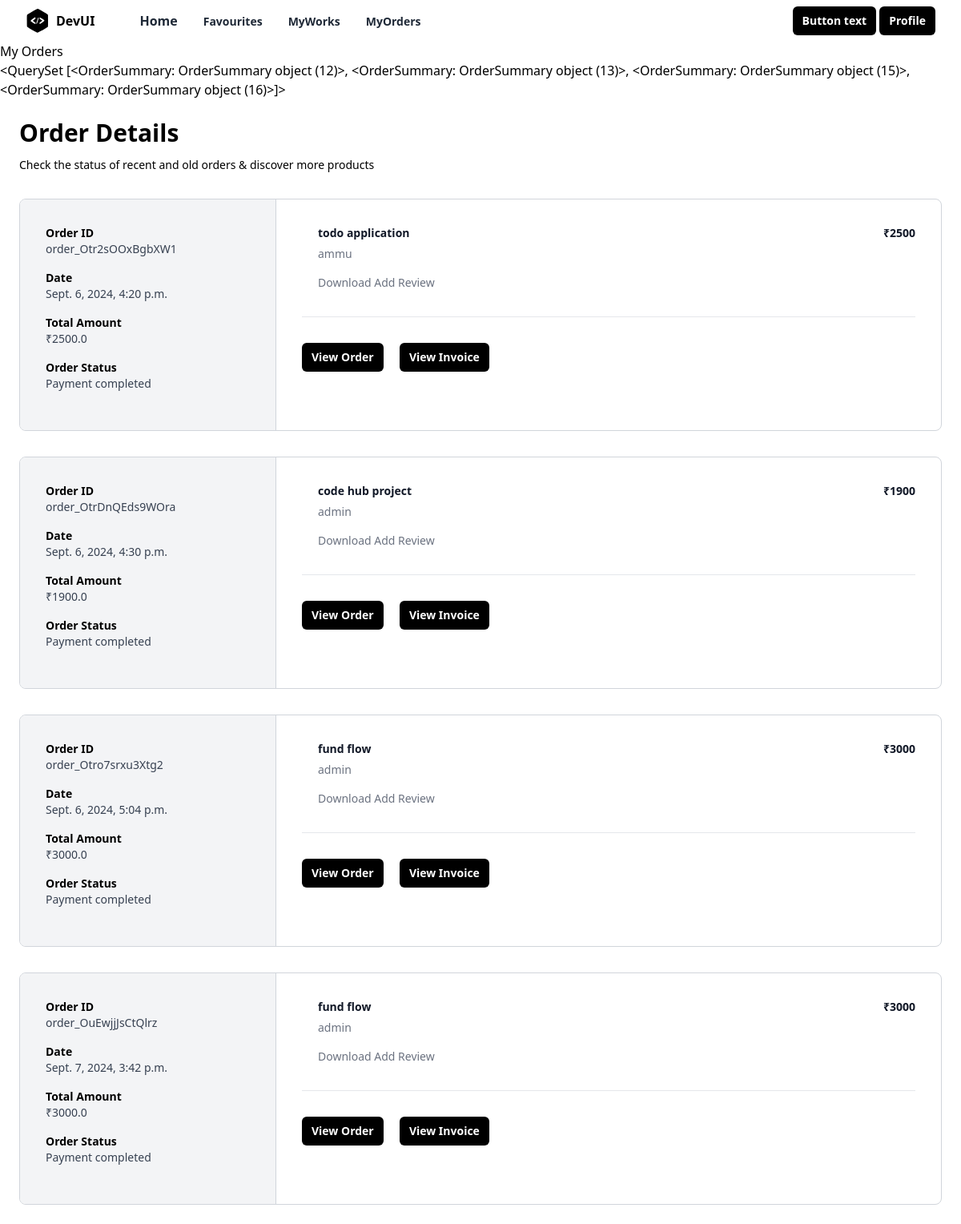
/order/summary/ (signed in), run on the app's committed database.
### store/models.py (models this page shows, shortened)
class OrderSummary(models.Model):
    user_object=models.ForeignKey(User,on_delete=models.CASCADE,related_name="orders")
    project_object=models.ManyToManyField(Project)
    order_id=models.CharField(max_length=100,null=True)
    is_paid=models.BooleanField(default=False)
    created_date=models.DateTimeField(auto_now_add=True)
    updated_date=models.DateTimeField(auto_now=True)
    is_active=models.BooleanField(default=True)
    total=models.FloatField(null=True)

class Project(models.Model):
    title=models.CharField(max_length=100)
    description=models.TextField()
    tag_objects=models.ManyToManyField(Tag)
    owner=models.ForeignKey(User,on_delete=models.CASCADE,related_name="projects")
    thumbnail=EmbedVideoField()
    price=models.PositiveIntegerField()
    files=models.FileField(upload_to="projects",null=True)
    created_date=models.DateTimeField(auto_now_add=True)
    updated_date=models.DateTimeField(auto_now=True)
    is_active=models.BooleanField(default=True)

### store/views.py (the view)
# urls.py: path('order/summary/',views.MyPurchaseView.as_view(),name="order-summary"),
class MyPurchaseView(View):
    model=OrderSummary
    context_object_name="orders"
    def get(self,request,*args,**kwargs):
        qs=OrderSummary.objects.filter(user_object=request.user,is_paid=True).order_by('created_date')
        return render(request,"store/order_summary.html",{"orders":qs})

### store/templates/store/order_summary.html (shortened to what this page needs)
{%extends 'store/base.html'%}
{%load embed_video_tags %}
{%block main_block%}
<h3>My Orders</h3>
{{orders}}
<div class="mx-auto my-4 max-w-6xl px-2 md:my-6 md:px-0">
    <h2 class="text-3xl font-bold">Order Details</h2>
    <div class="mt-3 text-sm">
      Check the status of recent and old orders &amp; discover more products
    </div>
    {%for o in orders%}
    <div class="mt-8 flex flex-col overflow-hidden rounded-lg border border-gray-300 md:flex-row">
        <div class="w-full border-r border-gray-300 bg-gray-100 md:max-w-xs">
          <div class="p-8">
            <div class="grid grid-cols-2 sm:grid-cols-4 md:grid-cols-1">
              <div class="mb-4">
                <div class="text-sm font-semibold">Order ID</div>
                <div class="text-sm font-medium text-gray-700">{{o.order_id}}</div>
              </div>
              <div class="mb-4">
                <div class="text-sm font-semibold">Date</div>
                <div class="text-sm font-medium text-gray-700">{{o.created_date}}</div>
              </div>
              <div class="mb-4">
                <div class="text-sm font-semibold">Total Amount</div>
                <div class="text-sm font-medium text-gray-700">₹{{o.total}}</div>
              </div>
              <div class="mb-4">
                <div class="text-sm font-semibold">Order Status</div>
                <div class="text-sm font-medium text-gray-700">
                    {%if o.is_paid%}
                        Payment completed
                    {%else%}
                        Payment pending
                    {%endif%}
                    </div>
              </div>
            </div>
          </div>
        </div>
        <div class="flex-1">
          <div class="p-8">
            <ul class="-my-7 divide-y divide-gray-200">
              {%for p in o.project_object.all%}
              <li class="flex flex-col justify-between space-x-5 py-7 md:flex-row">
                <div class="flex flex-1 items-stretch">
                  <div class="ml-5 flex flex-col justify-between">
                    <div class="flex-1">
                      <p class="text-sm font-bold text-gray-900">
                        {{p.title}}
                      </p>
                      <p class="mt-1.5 text-sm font-medium text-gray-500">{{p.owner}}</p>
                    </div>
                    <p class="mt-4 text-sm font-medium text-gray-500">
                      {%if o.is_paid%}
                      <a href="{{p.files.url}}" download>Download</a>
                      <a href="{%url 'review-add' p.id%}">Add Review</a>
                      {%endif%}
                    </p>
                  </div>
                </div>
                <div class="ml-auto flex flex-col items-end justify-between">
                  <p class="text-right text-sm font-bold text-gray-900">₹{{p.price}}</p>
                </div>
              </li>
              {%endfor%}
            </ul>
            <hr class="my-8 border-t border-t-gray-200" />
            <div class="space-x-4">
              <button
                type="button"
                class="rounded-md bg-black px-3 py-2 text-sm font-semibold text-white shadow-sm hover:bg-black/80 focus-visible:outline focus-visible:outline-2 focus-visible:outline-offset-2 focus-visible:outline-black"
              >
                View Order
              </button>
              <button
                type="button"
                class="rounded-md bg-black px-3 py-2 text-sm font-semibold text-white shadow-sm hover:bg-black/80 focus-visible:outline focus-visible:outline-2 focus-visible:outline-offset-2 focus-visible:outline-black"
              >
                View Invoice
              </button>
            </div>
          </div>
        </div>
      </div>
    {%endfor%}
  </div>
{%endblock%}

### data on the page
OrderSummary: id "<QuerySet [<OrderSummary: OrderSummary object (12)>, <OrderSummary: OrderSummary object (13)>, <OrderSummary: OrderSummary object (15)>, <OrderSummary: OrderSummary object (16)>]>", order_id "order_Otr2sOOxBgbXW1", created_date "Sept. 6, 2024, 4:20 p.m.", total "2500.0", is_paid "Payment completed"
Project: title "todo application", owner "ammu", price "2500"
OrderSummary: order_id "order_OtrDnQEds9WOra", created_date "Sept. 6, 2024, 4:30 p.m.", total "1900.0", is_paid "Payment completed"
Project: title "code hub project", owner "admin", price "1900"
OrderSummary: order_id "order_Otro7srxu3Xtg2", created_date "Sept. 6, 2024, 5:04 p.m.", total "3000.0", is_paid "Payment completed"
Project: title "fund flow", owner "admin", price "3000"
OrderSummary: order_id "order_OuEwjjJsCtQlrz", created_date "Sept. 7, 2024, 3:42 p.m.", total "3000.0", is_paid "Payment completed"
